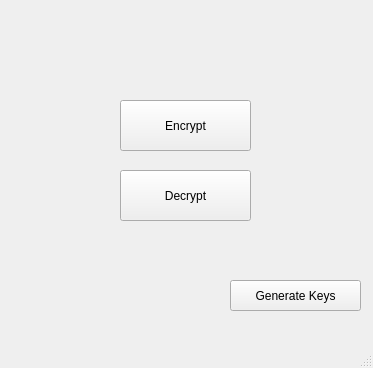
<?xml version="1.0" encoding="UTF-8"?>
<ui version="4.0">
 <class>Home</class>
 <widget class="QMainWindow" name="Home">
  <property name="geometry">
   <rect>
    <x>0</x>
    <y>0</y>
    <width>373</width>
    <height>368</height>
   </rect>
  </property>
  <property name="windowTitle">
   <string>Hunter Cipher</string>
  </property>
  <widget class="QWidget" name="centralwidget">
   <widget class="QPushButton" name="pbEncrypt">
    <property name="geometry">
     <rect>
      <x>120</x>
      <y>100</y>
      <width>131</width>
      <height>51</height>
     </rect>
    </property>
    <property name="text">
     <string>Encrypt</string>
    </property>
   </widget>
   <widget class="QPushButton" name="pbDecrypt">
    <property name="geometry">
     <rect>
      <x>120</x>
      <y>170</y>
      <width>131</width>
      <height>51</height>
     </rect>
    </property>
    <property name="text">
     <string>Decrypt</string>
    </property>
   </widget>
   <widget class="QPushButton" name="pbGenerateKeys">
    <property name="geometry">
     <rect>
      <x>230</x>
      <y>280</y>
      <width>131</width>
      <height>31</height>
     </rect>
    </property>
    <property name="text">
     <string>Generate Keys</string>
    </property>
   </widget>
  </widget>
  <widget class="QMenuBar" name="menubar">
   <property name="geometry">
    <rect>
     <x>0</x>
     <y>0</y>
     <width>373</width>
     <height>23</height>
    </rect>
   </property>
  </widget>
  <widget class="QStatusBar" name="statusbar"/>
 </widget>
 <resources/>
 <connections/>
</ui>
